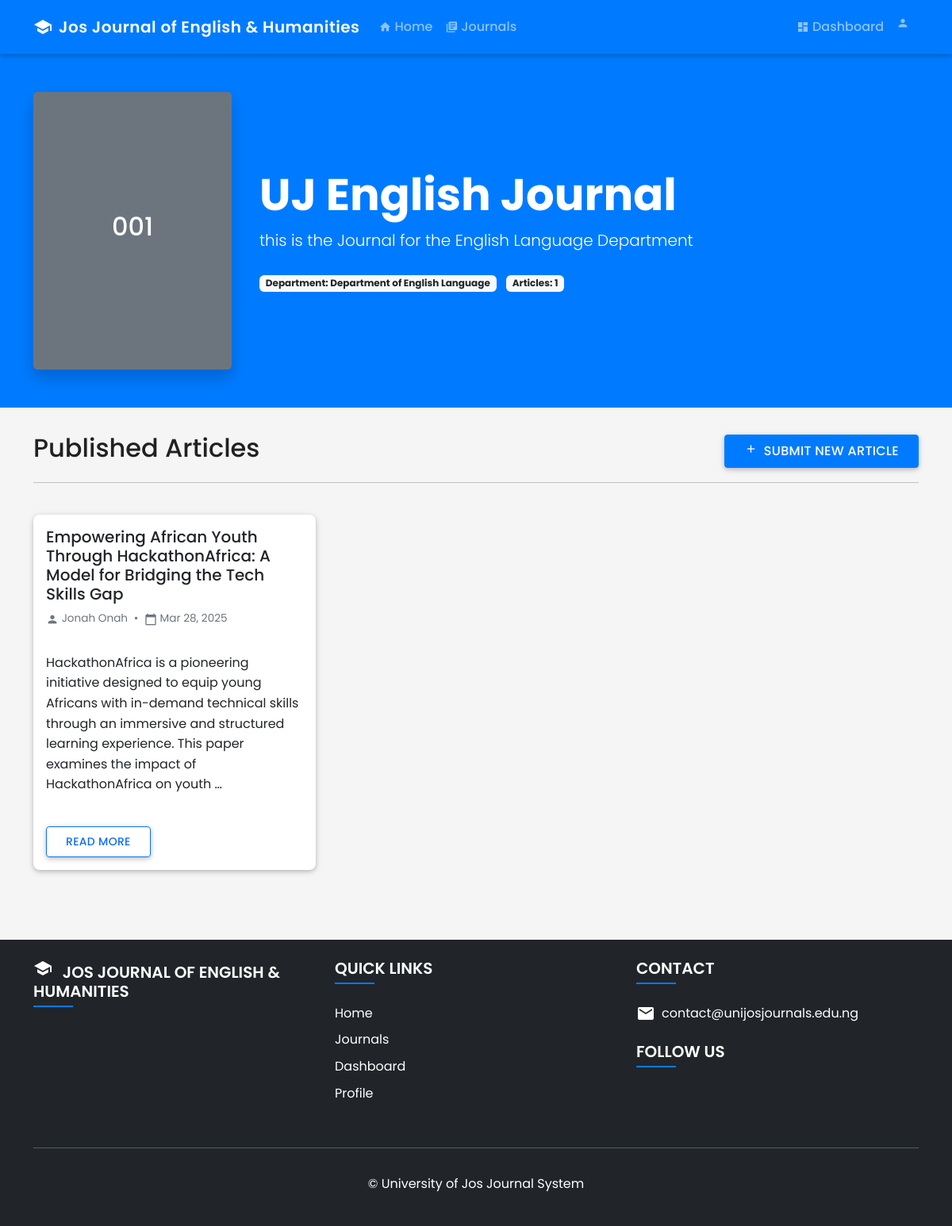
/departments/1/journal/ (signed in), run on the app's committed database.
### journalapp/models.py (models this page shows, shortened)
class SiteSettings(models.Model):
    site_title = models.CharField(max_length=100, default="University of Jos Journal System")
    site_description = models.TextField(blank=True)
    logo = models.ImageField(upload_to='site_images', blank=True, null=True)
    favicon = models.ImageField(upload_to='site_images', blank=True, null=True)
    primary_color = models.CharField(max_length=20, default="#007bff")
    secondary_color = models.CharField(max_length=20, default="#6c757d")
    footer_text = models.TextField(default="© University of Jos Journal System")
    contact_email = models.EmailField(default="contact@unijosjournals.edu.ng")
    contact_phone = models.CharField(max_length=20, blank=True)
    facebook_url = models.URLField(blank=True)
    twitter_url = models.URLField(blank=True)
    instagram_url = models.URLField(blank=True)
    linkedin_url = models.URLField(blank=True)
    class Meta:
        verbose_name = "Site Settings"
        verbose_name_plural = "Site Settings"

class Department(models.Model):
    name = models.CharField(max_length=100)
    code = models.CharField(max_length=10, unique=True)
    description = models.TextField(blank=True)
    journal_title = models.CharField(max_length=200, blank=True)
    journal_description = RichTextField(blank=True)
    cover_image = models.ImageField(upload_to='department_covers', blank=True, null=True)
    def get_journal_title(self):
        return self.journal_title if self.journal_title else f"{self.name} Journal"

class Article(models.Model):
    STATUS_CHOICES = (
        ('draft', 'Draft'),
        ('submitted', 'Submitted'),
        ('under_review', 'Under Review'),
        ('revision_required', 'Revision Required'),
        ('accepted', 'Accepted'),
        ('rejected', 'Rejected'),
        ('published', 'Published'),
    )
    title = models.CharField(max_length=200)
    abstract = RichTextField()
    author = models.ForeignKey(settings.AUTH_USER_MODEL, on_delete=models.CASCADE, related_name='journals')
    department = models.ForeignKey(Department, on_delete=models.CASCADE)
    category = models.ForeignKey(ArticleCategory, on_delete=models.CASCADE)
    content = RichTextField()
    keywords = models.CharField(max_length=255, blank=True, help_text="Enter keywords separated by commas")
    file = models.FileField(upload_to='journal_files', blank=True, null=True)
    status = models.CharField(max_length=20, choices=STATUS_CHOICES, default='draft')
    revised_document = models.FileField(upload_to='revised_documents/', null=True, blank=True)
    revision_notes = models.TextField(blank=True, null=True)
    created_at = models.DateTimeField(auto_now_add=True)
    updated_at = models.DateTimeField(auto_now=True)
    published_at = models.DateTimeField(null=True, blank=True)

class CustomUser(AbstractBaseUser, PermissionsMixin):
    email = models.EmailField(unique=True)
    first_name = models.CharField(max_length=30, blank=True)
    last_name = models.CharField(max_length=30, blank=True)
    is_active = models.BooleanField(default=True)
    is_staff = models.BooleanField(default=False)
    date_joined = models.DateTimeField(default=timezone.now)
    objects = CustomUserManager()
    USERNAME_FIELD = 'email'
    REQUIRED_FIELDS = []
    class Meta:
        verbose_name = 'User'
        verbose_name_plural = 'Users'
    def get_full_name(self):
        return f"{self.first_name} {self.last_name}".strip()

### journalapp/views.py (the view)
# urls.py: path('departments/<int:department_id>/journal/', views.department_journal, name='department_journal'),
def department_journal(request, department_id):
    department = get_object_or_404(Department, id=department_id)
    published_articles = Article.objects.filter(
        department=department,
        status='published'
    ).order_by('-published_at')
    context = {
        'department': department,
        'articles': published_articles,
    }
    return render(request, 'journalapp/department_journal.html', context)

### journalapp/context_processors.py (called while the page is built)
def site_settings(request):
    try:
        settings = SiteSettings.objects.first()
        if not settings:
            settings = SiteSettings.objects.create()
    except:
        settings = None
    return {'site_settings': settings}

### journalapp/templates/journalapp/department_journal.html (shortened to what this page needs)
{% extends 'journalapp/base.html' %}
{% load humanize %}
{% block content %}
<div class="journal-header">
    <div class="container">
        <div class="row align-items-center">
            <div class="col-md-3 text-center mb-4 mb-md-0">
                {% if department.cover_image %}
                <img src="{{ department.cover_image.url }}" alt="{{ department.get_journal_title }}" class="img-fluid journal-cover">
                {% else %}
                <div class="journal-cover bg-secondary d-flex align-items-center justify-content-center" style="height: 350px;">
                    <h2 class="text-white">{{ department.code }}</h2>
                </div>
                {% endif %}
            </div>
            <div class="col-md-9">
                <h1 class="display-4 fw-bold">{{ department.get_journal_title }}</h1>
                <p class="lead">{{ department.journal_description }}</p>
                <div class="mt-4">
                    <span class="badge bg-light text-dark me-2">Department: {{ department.name }}</span>
                    <span class="badge bg-light text-dark me-2">Articles: {{ articles.count }}</span>
                </div>
            </div>
        </div>
    </div>
</div>
<div class="container mb-5">
    <div class="row mb-4">
        <div class="col-12">
            <div class="d-flex justify-content-between align-items-center">
                <h2>Published Articles</h2>
                {% if user.is_authenticated and user.profile.department == department %}
                <a href="{% url 'article_create' %}" class="btn btn-primary">
                    <i class="material-icons me-1" style="font-size: 16px;">add</i> Submit New Article
                </a>
                {% endif %}
            </div>
            <hr>
        </div>
    </div>
    {% if articles %}
    <div class="row row-cols-1 row-cols-md-2 row-cols-lg-3 g-4">
        {% for article in articles %}
        <div class="col">
            <div class="card article-card h-100">
                <div class="card-body">
                    <h5 class="card-title">{{ article.title }}</h5>
                    <p class="article-meta">
                        <i class="material-icons" style="font-size: 16px; vertical-align: text-bottom;">person</i>
                        {{ article.author.get_full_name|default:article.author.email }}
                        <span class="mx-1">•</span>
                        <i class="material-icons" style="font-size: 16px; vertical-align: text-bottom;">calendar_today</i>
                        {{ article.published_at|date:"M d, Y" }}
                    </p>
                    <p class="article-abstract">{{ article.abstract|truncatewords:30|safe }}</p>
                </div>
                <div class="card-footer bg-transparent border-top-0">
                    <a href="{% url 'article_detail' article.pk %}" class="btn btn-sm btn-outline-primary mb-2">Read More</a>
                </div>
            </div>
        </div>
        {% endfor %}
    </div>
    {% endif %}
</div>
{% endblock %}

### journalapp/templates/journalapp/base.html (shortened to what this page needs)
<!DOCTYPE html>
<html lang="en">
<head>
    <link href="https://cdn.jsdelivr.net/npm/bootstrap@5.3.0-alpha1/dist/css/bootstrap.min.css" rel="stylesheet">
    <link rel="stylesheet" href="https://cdnjs.cloudflare.com/ajax/libs/font-awesome/6.0.0-beta3/css/all.min.css">
</head>
<body class="d-flex flex-column min-vh-100">
    <header>
        <nav class="navbar navbar-expand-lg navbar-dark bg-primary">
            <div class="container">
                <a class="navbar-brand d-flex align-items-center" href="{% url 'home' %}">
                    {% if site_settings.logo %}
                    <img src="{{ site_settings.logo.url }}" alt="{{ site_settings.site_title }}" height="40" class="me-2">
                    {% else %}
                    <i class="material-icons me-2">school</i>
                    {% endif %}
                    <span>{{ site_settings.site_title|default:"UJ Journal System" }}</span>
                </a>
                <div class="collapse navbar-collapse" id="navbarNav">
                    <ul class="navbar-nav me-auto">
                        <li class="nav-item">
                            <a class="nav-link d-flex align-items-center" href="{% url 'home' %}">
                                <i class="material-icons me-1" style="font-size: 16px;">home</i> Home
                            </a>
                        </li>
                        <li class="nav-item">
                            <a class="nav-link d-flex align-items-center" href="{% url 'journal_list' %}">
                                <i class="material-icons me-1" style="font-size: 16px;">library_books</i> Journals
                            </a>
                        </li>
                    </ul>
                    <ul class="navbar-nav">
                        {% if user.is_authenticated %}
                            <li class="nav-item">
                                <a class="nav-link d-flex align-items-center" href="{% url 'dashboard' %}">
                                    <i class="material-icons me-1" style="font-size: 16px;">dashboard</i> Dashboard
                                </a>
                            </li>
                            <li class="nav-item dropdown">
                                <a class="nav-link dropdown-toggle d-flex align-items-center" href="#" id="userDropdown" role="button" data-bs-toggle="dropdown">
                                    <i class="material-icons me-1" style="font-size: 16px;">person</i> {{ user.username }}
                                </a>
                            </li>
                        {% endif %}
                    </ul>
                </div>
            </div>
        </nav>
    </header>
    <main class="flex-grow-1 mb-3">
        {% block content %}{% endblock %}
    </main>
    <footer class="bg-dark text-white py-4 mt-4">
        <div class="container">
            <div class="row">
                <div class="col-md-4 mb-4">
                    <h5 class="text-uppercase">
                        {% if site_settings.logo %}
                        <img src="{{ site_settings.logo.url }}" alt="{{ site_settings.site_title }}" height="30" class="me-2">
                        {% else %}
                        <i class="material-icons me-2">school</i>
                        {% endif %}
                        {{ site_settings.site_title|default:"University of Jos Journal System" }}
                    </h5>
                </div>
                <div class="col-md-4 mb-4">
                    <h5 class="text-uppercase">Quick Links</h5>
                    <ul class="list-unstyled">
                        <li class="mb-2"><a href="{% url 'home' %}" class="text-white text-decoration-none">Home</a></li>
                        <li class="mb-2"><a href="{% url 'article_list' %}" class="text-white text-decoration-none">Journals</a></li>
                        {% if user.is_authenticated %}
                        <li class="mb-2"><a href="{% url 'dashboard' %}" class="text-white text-decoration-none">Dashboard</a></li>
                        <li class="mb-2"><a href="{% url 'profile' %}" class="text-white text-decoration-none">Profile</a></li>
                        {% else %}
                        <li class="mb-2"><a href="{% url 'login' %}" class="text-white text-decoration-none">Login</a></li>
                        <li class="mb-2"><a href="{% url 'register' %}" class="text-white text-decoration-none">Register</a></li>
                        {% endif %}
                    </ul>
                </div>
                <div class="col-md-4 mb-4">
                    <h5 class="text-uppercase">Contact</h5>
                    <ul class="list-unstyled">
                        {% if site_settings.contact_email %}
                        <li class="mb-2 d-flex align-items-center">
                            <i class="material-icons me-2">email</i>
                            <a href="mailto:{{ site_settings.contact_email }}" class="text-white text-decoration-none">{{ site_settings.contact_email }}</a>
                        </li>
                        {% endif %}
                    </ul>
                    <h5 class="text-uppercase mt-4">Follow Us</h5>
                </div>
            </div>
            <hr class="bg-light">
            <div class="text-center py-3">
                <p class="mb-0">{{ site_settings.footer_text|default:"© University of Jos Journal System" }}</p>
            </div>
        </div>
    </footer>
</body>
</html>

### journalapp/templates/journalapp/department_journal.html (style rules this page uses)
.journal-header { background-color: var(--primary-color); color: white; padding: 3rem 0; margin-bottom: 2rem; }
.journal-cover { max-width: 250px; box-shadow: 0 10px 20px rgba(0,0,0,0.2); border-radius: 5px; }
.article-card { transition: all 0.3s ease; border-radius: 8px; overflow: hidden; height: 100%; }
.article-meta { font-size: 0.85rem; color: #6c757d; }
.article-abstract { color: #495057; overflow: hidden; text-overflow: ellipsis; display: -webkit-box; -webkit-line-clamp: 3; -webkit-box-orient: vertical; }

### data on the page
SiteSettings: site_title "Jos Journal of English & Humanities", site_title "JOS JOURNAL OF ENGLISH & HUMANITIES", contact_email "contact@unijosjournals.edu.ng", footer_text "© University of Jos Journal System"
Department: code "001", get_journal_title "UJ English Journal", journal_description "this is the Journal for the English Language Department", name "Department of English Language"
Article: title "Empowering African Youth Through HackathonAfrica: A Model for Bridging the Tech Skills Gap", author.get_full_name "Jonah Onah", published_at "Mar 28, 2025", abstract "HackathonAfrica is a pioneering initiative designed to equip young Africans with in-demand technical skills through an immersive and structured learning experience. This paper examines the impact of HackathonAfrica on youth …"

### other printed values
{{ articles.count }} "1"
